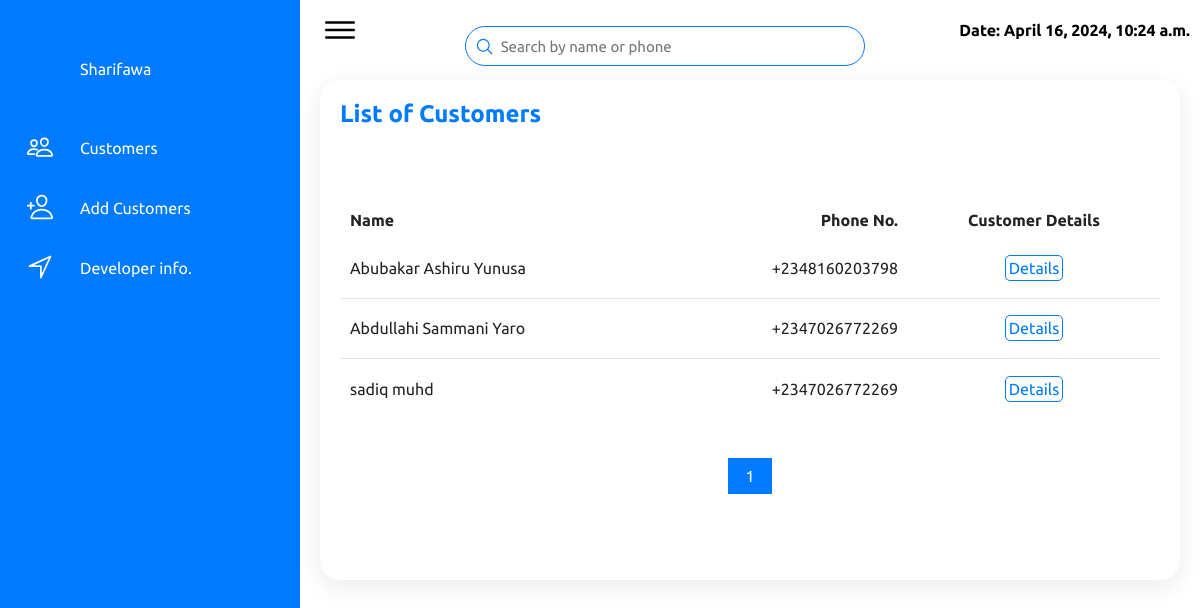
The app's page /customers/ with its own data.
### products/models.py (models this page shows, shortened)
class Customer(models.Model):
    full_name = models.CharField(max_length=50, null=True)
    phone_number = models.CharField(max_length=15, null=True)
    address = models.TextField(max_length=255, null=True)

### products/views.py (the view)
# urls.py: path('customers/', customer_list, name='customer_list'),
def customer_list(request):
    query = request.GET.get('q')
    customers = Customer.objects.all()
    if query:
        customers = customers.filter(
            Q(full_name__icontains=query) |  # Change 'full_name' to the actual field you want to search
            Q(phone_number__icontains=query)  # Add more fields as needed
        )
    current_datetime = timezone.now()
    paginator = Paginator(customers, 10)
    page = request.GET.get('page')
    try:
        customers = paginator.page(page)
    except PageNotAnInteger:
        customers = paginator.page(1)
    except EmptyPage:
        customers = paginator.page(paginator.num_pages)
    return render(request, 'products/customer_list.html', {'customers': customers, 'current_datetime': current_datetime})

### templates/products/customer_list.html (shortened to what this page needs)
{% extends "base.html" %}
{% block content %}
    <div class="main">
        <div class="topbar">
            <div class="toggle">
                <ion-icon name="menu-outline"></ion-icon>
            </div>
            <form method="get" action="{% url 'products:customer_list' %}" class="search">
                <label>
                    <input type="text" name="q" placeholder="Search by name or phone" value="{{ query }}">
                    <ion-icon class="search-icon" name="search-outline"></ion-icon>
                </label>
            </form>
            <div class="">
                <strong>Date: {{ current_datetime}}</strong>
            </div>
        </div>
        <div class="details" style="width: 100%; display: block;">
            <div class="recentOrders">
                <div class="cardHeader">
                    <h2>List of Customers</h2>
                </div>
                <table>
                    <thead>
                        <tr>
                            <td>Name</td>
                            <td>Phone No.</td>
                            <td>Customer Details</td>
                        </tr>
                    </thead>
                    <tbody>
                    {% if customers %}
                        {% for customer in customers %}
                        <tr>
                            <td>{{ customer.full_name }}</td>
                            <td>{{ customer.phone_number }}</td>
                            <td><a href="{% url 'products:customer_details' customer.id %}"
                                style="text-decoration: none;
                                border: 1px solid #007BFF;
                                background-color: white;
                                padding: 3px 3px 3px 3px;
                                border-radius: 5px;
                                color: #007BFF;">
                                Details
                            </a></td>
                        </tr>
                        {% endfor %}
                    {% else %}
                        <p>No customers found.</p>
                    {% endif %}
                    </tbody>
                </table>
                <center>
                    <div class="pagination">
                        {% for num in customers.paginator.page_range %}
                            {% if customers.number == num %}
                                <a href="?page={{ num }}" class="active">{{ num }}</a>
                            {% else %}
                                <a href="?page={{ num }}">{{ num }}</a>
                            {% endif %}
                        {% endfor %}
                    </div>
                </center>
            </div>
        </div>
    </div>
</div>
{% endblock %}

### products/static/css/style.css (style rules this page uses)
* { font-family: "Ubuntu", sans-serif; margin: 0; padding: 0; box-sizing: border-box; }
:root { --blue: #007BFF; --white: #fff; --gray: #f5f5f5; --black1: #222; --black2: #999; }
body { min-height: 100vh; overflow-x: hidden; }
.main { position: absolute; width: calc(100% - 300px); left: 300px; min-height: 100vh; background: var(--white); transition: 0.5s; }
.topbar { width: 100%; height: 60px; display: flex; justify-content: space-between; align-items: center; padding: 0 10px; }
.toggle { position: relative; width: 60px; height: 60px; display: flex; justify-content: center; align-items: center; font-size: 2.5rem; cursor: pointer; }
.search { position: relative; width: 400px; margin: 0 10px; }
.search label { position: relative; width: 100%; }
.search label input { width: 100%; height: 40px; border-radius: 40px; padding: 5px 20px; padding-left: 35px; font-size: 18px; outline: none; border: 1px solid var(--black2); }
.search label ion-icon { position: absolute; top: 0; left: 10px; font-size: 1.2rem; }
.details { position: relative; width: 100%; padding: 20px; display: grid; grid-template-columns: 2fr 1fr; grid-gap: 30px; }
.details .recentOrders { position: relative; display: grid; min-height: 500px; background: var(--white); padding: 20px; box-shadow: 0 7px 25px rgba(0, 0, 0, 0.08); border-radius: 20px; }
.details .cardHeader { display: flex; justify-content: space-between; align-items: flex-start; }
.cardHeader h2 { font-weight: 600; color: var(--blue); }
.details table { width: 100%; border-collapse: collapse; margin-top: 10px; }
.details table thead td { font-weight: 600; }
.details .recentOrders table tr { color: var(--black1); border-bottom: 1px solid rgba(0, 0, 0, 0.1); }
.details .recentOrders table tr:last-child { border-bottom: none; }
.details .recentOrders table tr td { padding: 10px; }
.details .recentOrders table tr td:last-child { text-align: end; }
.details .recentOrders table tr td:nth-child(2) { text-align: end; }
.details .recentOrders table tr td:nth-child(3) { text-align: center; }

### templates/products/customer_list.html (style rules this page uses)
.search { position: relative; width: 400px; }
.search label { position: relative; width: 100%; }
.search label input { width: 100%; height: 40px; border-radius: 40px; padding: 5px 20px; padding-left: 35px; font-size: 15px; outline: none; border: 1px solid #007BFF; margin-top: 2rem; }
.search label ion-icon { position: absolute; top: 0; left: 10px; font-size: 1.2rem; color: #007BFF; }
.pagination { display: inline-block; margin-top: 40px; }
.pagination a { color: black; float: left; padding: 8px 16px; text-decoration: none; transition: background-color .3s; border: 1px solid #007BFF; }
.pagination a.active { background-color: #007BFF; color: white; border: 1px solid #007BFF; }

### records on screen
Customer: full_name "Abubakar Ashiru Yunusa", phone_number "+2348160203798"
Customer: full_name "Abdullahi Sammani Yaro", phone_number "+2347026772269"
Customer: full_name "sadiq muhd", phone_number "+2347026772269"

### other values on screen
{{ num }} "1"
